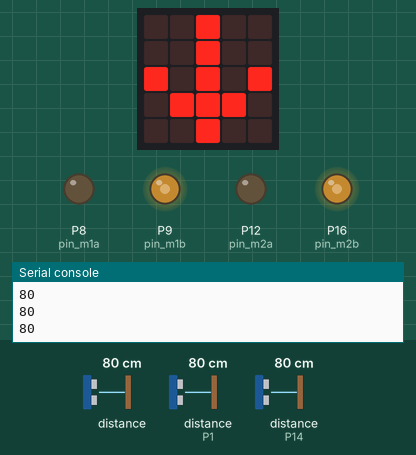
Recording of a program running on a simulated BBC micro:bit running MicroPython. On the bench: the board's 5×5 LED display, output pins drawn as LEDs (lit = HIGH), the last lines printed to the serial console. The inputs (shaded band) are chosen by the test bench; at power-on: distance to the obstacle 80 cm, distance to the obstacle (sensors on P1, P14) 80 cm. The echo pulse lasts 58.3 µs per cm; random numbers come from a fixed seed; library files of the repository ran but are not shown: hcsr04.py; pins used as bus, display or sensor lines are not drawn.

Above: at 1.2 s.
1.3 s: distance to the obstacle (sensor 0) set to 44 cm
2.8 s: distance to the obstacle (sensor 0) set to 36 cm
At 3.7 s:
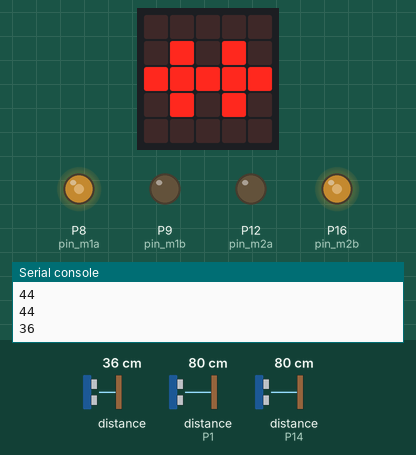
At 4.8 s:
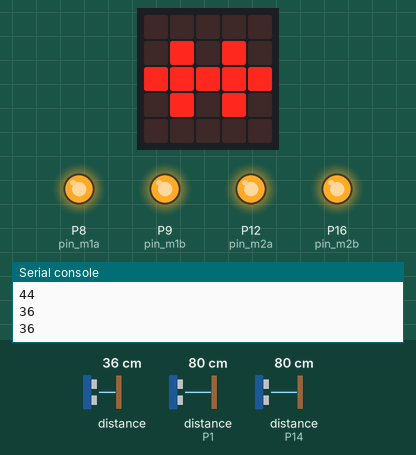
Timing chart, 0 to 14.8 s (numbered marks = the images above; inputs shaded):
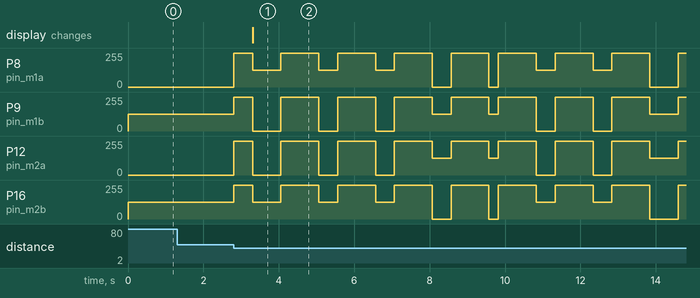

The program:

main.py
```python
# Imports go at the top
from microbit import *
from random import choice
from motor import Motor
from hcsr04 import HCSR04


# Motorenleistung/Geschwindigkeit, anpassen für Geradeauslauf
speed_m1 = 500
speed_m2 = 500
speed_max = 1023

# GPIOs zur Ansteuerung der Motoren
pin_m1a = pin8  # motor 1
pin_m1b = pin9  # motor 1
pin_m2a = pin12  # motor 2
pin_m2b = pin16  # motor 2
# GPIOs des Abstandssensors
pin_trigger = pin15
pin_echo = pin14

motor1 = Motor(pin_m1a, pin_m1b)
motor2 = Motor(pin_m2a, pin_m2b)
sensor = HCSR04(pin_trigger, pin_echo)


def robo_stop():
    motor1.stop()
    motor2.stop()
    sleep(500)


def robo_go():
    display.show(Image.ARROW_S)
    motor1.forward(speed_m1)
    motor2.forward(speed_m2)


def robo_turn():
    richtung = choice([0, 1])
    display.show(Image("00000:09090:99999:09090:00000"))
    if richtung:
        motor1.forward(speed_m1)
        motor2.backward(speed_m2)
    else:
        motor1.backward(speed_m1)
        motor2.forward(speed_m2)
    delay = choice([250, 500, 750])
    sleep(delay)
    robo_stop()


while True:
    sensor_value = sensor.distance_cm()
    if sensor_value < 0:
        continue
    print(sensor_value)

    if sensor_value < 40:
        robo_stop()
        robo_turn()
    else:
        robo_go()
```

motor.py
```python
from microbit import *

speed_max = 1023

class Motor:
    def __init__(self, pin1, pin2):
        self.pin1 = pin1
        self.pin2 = pin2

    def forward(self, speed):
        self.pin1.write_analog(0)
        self.pin2.write_analog(speed)

    def backward(self, speed):
        self.pin1.write_analog(speed)
        self.pin2.write_analog(0)

    def stop(self):
        self.pin1.write_analog(speed_max)
        self.pin2.write_analog(speed_max)
```

Measured:
- the behaviour switches between 40 and 39 cm on distance to the obstacle (sensor 0) (found by bisection; images 0 and 1)
- after the input at 2.8 s, P8 (pin_m1a): 0/255 → 255/255 at once, → 125/255 0.50 s later, → 255/255 0.75 s later, → 125/255 1.0 s later, … (17 changes in this stretch); P9 (pin_m1b): 125/255 → 255/255 at once, → 0/255 0.50 s later, → 255/255 0.75 s later, → 0/255 1.0 s later, … (17 changes in this stretch)
